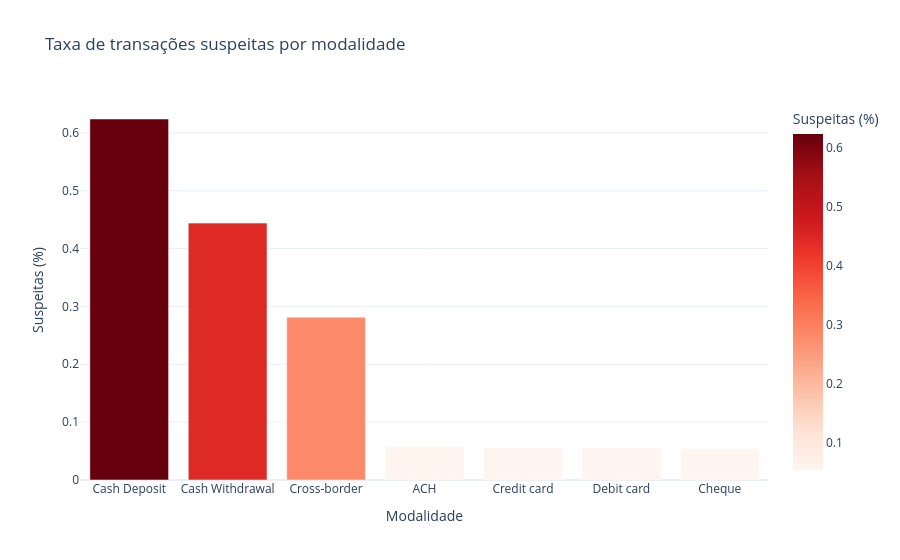

The notebook cell saved with this chart:
### Markdown cell above
#### Taxa de Transações Suspeitas por Modalidade de Pagamento

### Code cell
por_pagamento = (
    dataset.groupby("Payment_type")["Is_laundering"]
    .agg(total="count", suspeitas="sum", taxa="mean")
    .reset_index()
    .sort_values("taxa", ascending=False)
)
por_pagamento["taxa_pct"] = por_pagamento["taxa"] * 100

fig = px.bar(
    por_pagamento, x="Payment_type", y="taxa_pct", color="taxa_pct",
    color_continuous_scale="Reds", hover_data=["total", "suspeitas"],
    labels={"Payment_type": "Modalidade", "taxa_pct": "Suspeitas (%)"},
    title="Taxa de transações suspeitas por modalidade",
)
fig.update_layout(template="plotly_white")
fig.show()

### Figure 1 — Plotly figure (JSON) as saved in the notebook; plotly's stock layout.template omitted (floating-point values rounded to 4 significant figures)
{"data": [{"customdata": [[225206, 1405], [300477, 1334], [933931, 2628], [2008807, 1159], [2012909, 1136], [2012103, 1124], [2011419, 1087]], "hovertemplate": "Modalidade=%{x}<br>Suspeitas (%)=%{marker.color}<br>total=%{customdata[0]}<br>suspeitas=%{customdata[1]}<extra></extra>", "legendgroup": "", "marker": {"color": [0.6239, 0.444, 0.2814, 0.0577, 0.05644, 0.05586, 0.05404], "coloraxis": "coloraxis", "pattern": {"shape": ""}}, "name": "", "orientation": "v", "showlegend": false, "textposition": "auto", "type": "bar", "x": ["Cash Deposit", "Cash Withdrawal", "Cross-border", "ACH", "Credit card", "Debit card", "Cheque"], "xaxis": "x", "y": [0.6239, 0.444, 0.2814, 0.0577, 0.05644, 0.05586, 0.05404], "yaxis": "y"}], "layout": {"barmode": "relative", "coloraxis": {"autocolorscale": false, "colorbar": {"title": {"text": "Suspeitas (%)"}}, "colorscale": [[0, "rgb(255,245,240)"], [0.125, "rgb(254,224,210)"], [0.25, "rgb(252,187,161)"], [0.375, "rgb(252,146,114)"], [0.5, "rgb(251,106,74)"], [0.625, "rgb(239,59,44)"], [0.75, "rgb(203,24,29)"], [0.875, "rgb(165,15,21)"], [1, "rgb(103,0,13)"]]}, "legend": {"tracegroupgap": 0}, "title": {"text": "Taxa de transações suspeitas por modalidade"}, "xaxis": {"anchor": "y", "domain": [0, 1], "title": {"text": "Modalidade"}}, "yaxis": {"anchor": "x", "domain": [0, 1], "title": {"text": "Suspeitas (%)"}}}}
